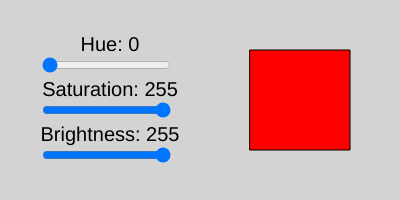
Frame 1 (no input)
Frame 60 (no input): identical to frame 1, image omitted
Frame 120 (the mouse pressed at the canvas centre since frame 60): identical to frame 1, image omitted

The p5.js sketch that drew this single still picture (run headless with seeded random() and noise() and a simulated clock; from frame 60 on, the mouse is pressed at the canvas centre):

// p5.js sketch
// ── sketch.js
let hSlider, sSlider, bSlider
let hueY, satY, brightY, gap

function setup() {
  createCanvas(400, 200);
  
  gap = 45
  hueY = 45
  satY = hueY + gap
  brightY = satY + gap
  
  hSlider = createSlider(0, 255, 0)
  hSlider.position(40, hueY + 10)
  
  sSlider = createSlider(0, 255, 255)
  sSlider.position(40, satY + 10)
  
  bSlider = createSlider(0, 255, 255)
  bSlider.position(40, brightY + 10)
  
  textAlign(CENTER, CENTER)
  textSize(20)
  colorMode(HSB)
}

function draw() {
  background('lightgray');
  
  let hue = hSlider.value()
  let sat = sSlider.value()
  let bright = bSlider.value()
  
  fill(0)
  text(`Hue: ${hue}`, 110, hueY)
  text(`Saturation: ${sat}`, 110, satY)
  text(`Brightness: ${bright}`, 110, brightY)
  
  fill(hue, sat, bright)
  square(250, 50, 100)
  
}
